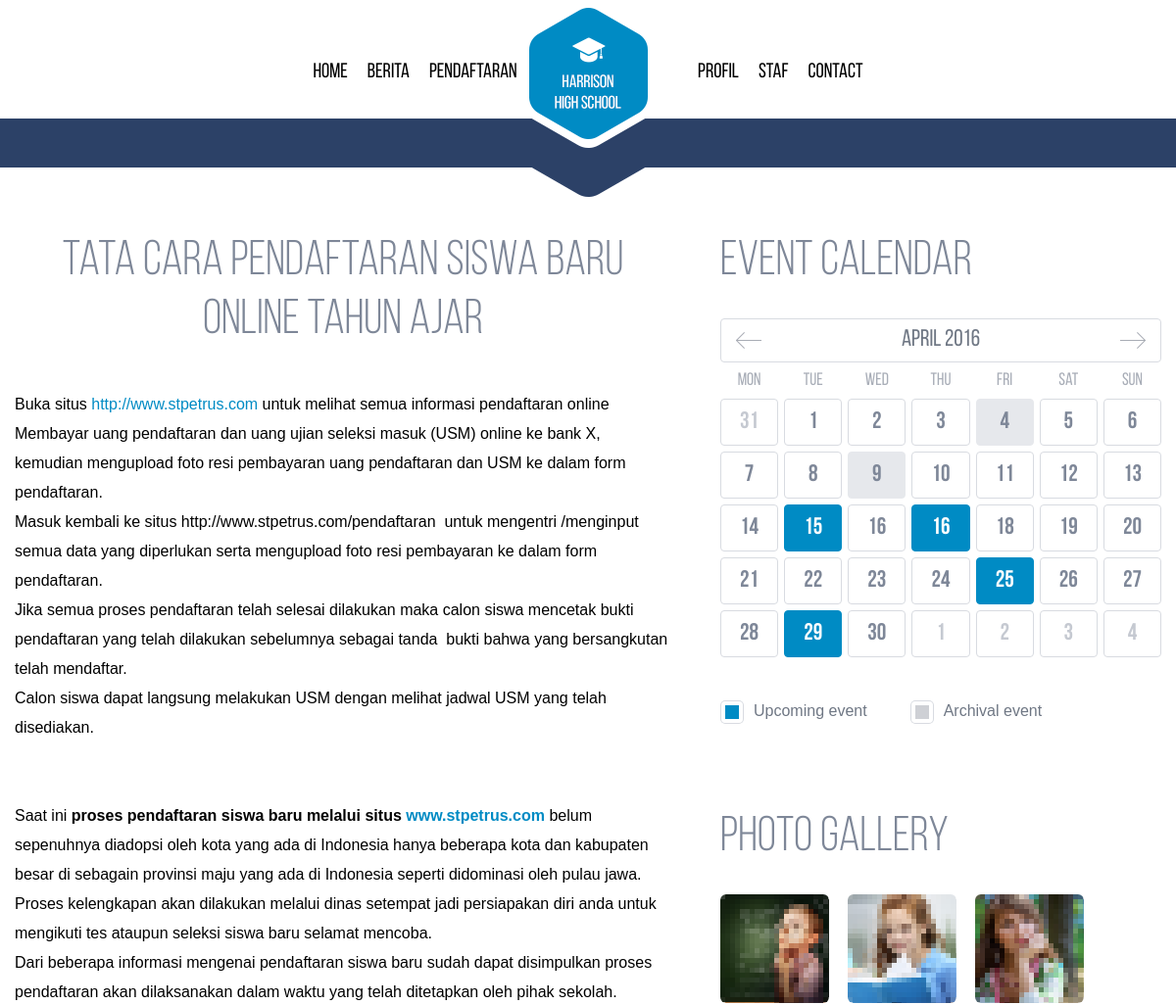
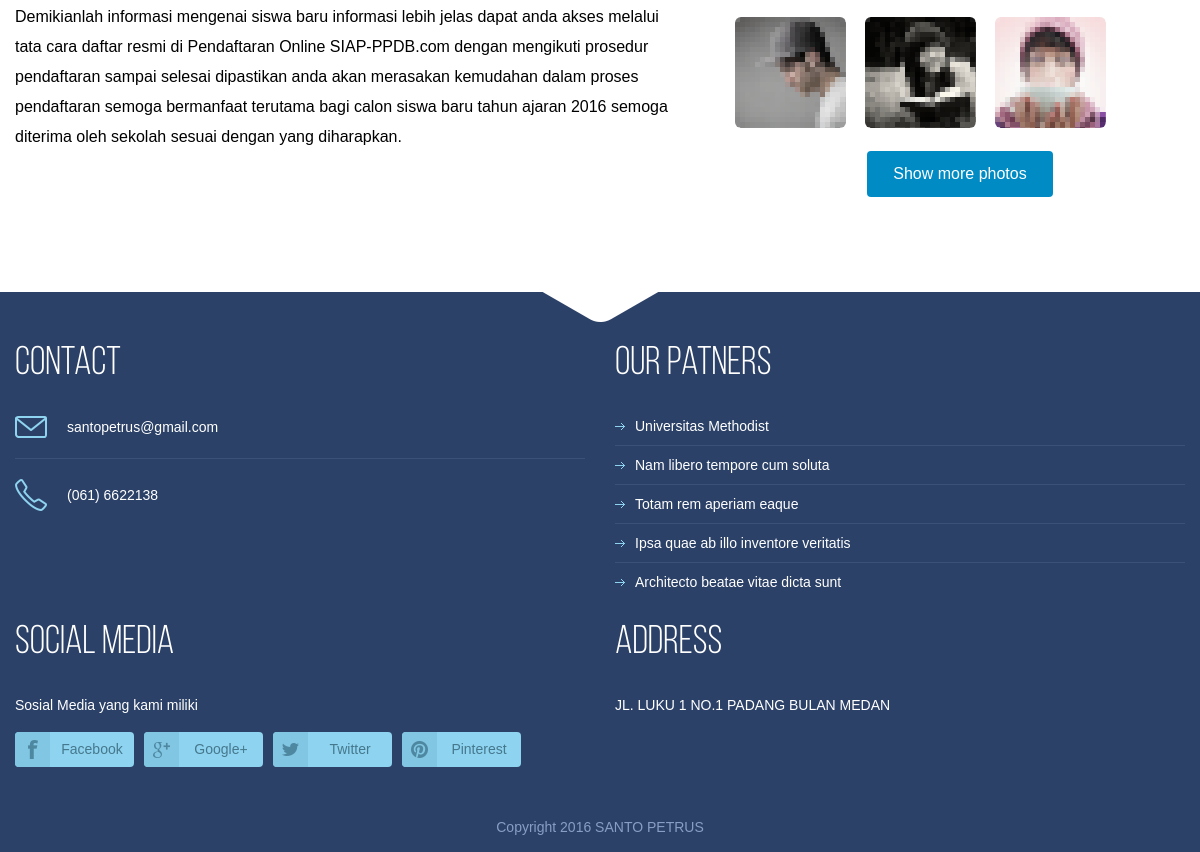
The app's page /single.php?id=5 with its own data (2 pictures, top to bottom).
### tables this page shows
CREATE TABLE IF NOT EXISTS `sekolah` (
  `id` int(11) NOT NULL,
  `judul` varchar(50) NOT NULL,
  `isi` text NOT NULL,
  `waktu` timestamp NOT NULL DEFAULT CURRENT_TIMESTAMP
);

### function/sekolah.php (called while the page is built, shortened)
<?php
function tampilkan_per_id($id)
	{
		global $link;
		$query = "SELECT * FROM sekolah WHERE id=$id";
		$result = mysqli_query($link, $query) or die('gagal menampilkan');
         return $result;
	}
 ?>

### single.php (the view, shortened to what this page needs)
<!DOCTYPE html>
 <html lang="en">
<head>
    <link rel="stylesheet" media="all" href="css/style.css">
</head>
<body>
    <?php
    require_once "view/header.php";
    $id = $_GET['id'];
    if (isset($_GET['id'])) {
        $article = tampilkan_per_id($id);
        while ($row= mysqli_fetch_assoc($article))
        {
            $judul_awal = $row['judul'];
            $konten_awal = $row['isi'];
        }
    }
     ?>
<div class="divider"></div>
  <div class="content">
        <div class="container">
            <div class="main-content">
                <h2 id="judul_single">
                    <?= $judul_awal; ?>
                    </h2>
                     <p id="isi_single">
                     <h5 class="i"> <?= $konten_awal; ?></h5>
                     </p>
            </div>
              <aside id="sidebar">
                <div class="widget clearfix calendar">
                    <h2>Event calendar</h2>
                    <div class="head">
                        <a class="prev" href="#"></a>
                        <a class="next" href="#"></a>
                        <h4>April 2016</h4>
                    </div>
                    <div class="table">
                        <table>
                            <tr>
                                <th class="col-1">Mon</th>
                                <th class="col-2">Tue</th>
                                <th class="col-3">Wed</th>
                                <th class="col-4">Thu</th>
                                <th class="col-5">Fri</th>
                                <th class="col-6">Sat</th>
                                <th class="col-7">Sun</th>
                            </tr>
                            <tr>
                                <td class="col-1 disable"><div>31</div></td>
                                <td class="col-2"><div>1</div></td>
                                <td class="col-3"><div>2</div></td>
                                <td class="col-4"><div>3</div></td>
                                <td class="col-5 archival"><div>4</div></td>
                                <td class="col-6"><div>5</div></td>
                                <td class="col-7"><div>6</div></td>
                            </tr>
                            <tr>
                                <td class="col-1"><div>7</div></td>
                                <td class="col-2"><div>8</div></td>
                                <td class="col-3 archival"><div>9</div></td>
                                <td class="col-4"><div>10</div></td>
                                <td class="col-5"><div>11</div></td>
                                <td class="col-6"><div>12</div></td>
                                <td class="col-7"><div>13</div></td>
                            </tr>
                            <tr>
                                <td class="col-1"><div>14</div></td>
                                <td class="col-2 upcoming"><div>15</div></td>
                                <td class="col-3"><div>16</div></td>
                                <td class="col-4 upcoming"><div>16</div></td>
                                <td class="col-5"><div>18</div></td>
                                <td class="col-6"><div>19</div></td>
                                <td class="col-7"><div>20</div></td>
                            </tr>
                            <tr>
                                <td class="col-1"><div>21</div></td>
                                <td class="col-2"><div>22</div></td>
                                <td class="col-3"><div>23</div></td>
                                <td class="col-4"><div>24</div></td>
                                <td class="col-5 upcoming"><div>25</div></td>
                                <td class="col-6"><div>26</div></td>
                                <td class="col-7"><div>27</div></td>
                            </tr>
                            <tr>
                                <td class="col-1"><div>28</div></td>
                                <td class="col-2 upcoming"><div>29</div></td>
                                <td class="col-3"><div>30</div></td>
                                <td class="col-4 disable"><div>1</div></td>
                                <td class="col-5 disable"><div>2</div></td>
                                <td class="col-6 disable"><div>3</div></td>
                                <td class="col-7 disable"><div>4</div></td>
                            </tr>
                        </table>
                    </div>
                    <div class="note">
                        <p class="upcoming-note">Upcoming event</p>
                        <p class="archival-note">Archival event</p>
                    </div>
                </div>
                <div class="widget list">
                    <h2>Photo gallery</h2>
                    <ul>
                        <li><a href="#"><img src="images/4.png" alt=""></a></li>
                        <li><a href="#"><img src="images/4_2.png" alt=""></a></li>
                        <li><a href="#"><img src="images/4_3.png" alt=""></a></li>
                        <li><a href="#"><img src="images/4_4.png" alt=""></a></li>
                        <li><a href="#"><img src="images/4_5.png" alt=""></a></li>
                        <li><a href="#"><img src="images/4_6.png" alt=""></a></li>
                    </ul>
                    <div class="btn-holder">
                        <a class="btn blue" href="#">Show more photos</a>
                    </div>
                </div>
        </aside>
        </div>
    </div>
</body>
    <?php
    require_once "view/footer.php"
     ?>
</html>

### records on screen
sekolah: judul "Tata Cara Pendaftaran Siswa Baru Online Tahun Ajar", isi "Buka situs http://www.stpetrus.com untuk melihat semua informasi pendaftaran online Membayar uang pendaftaran dan uang ujian seleksi masuk (USM) online ke bank X, kemudian mengupload foto resi pembayaran uang pendaftaran dan USM ke dalam form pendaftaran. Masuk kembali ke situs http://www.stpetrus.com/pendaftaran untuk mengentri /menginput semua data yang diperlukan serta mengupload foto resi pembayaran ke dalam form pendaftaran. Jika semua proses pendaftaran telah selesai dilakukan maka calon siswa mencetak bukti pendaftaran yang telah dilakukan sebelumnya sebagai tanda bukti bahwa yang bersangkutan telah mendaftar. Calon siswa dapat langsung melakukan USM dengan melihat jadwal USM yang…"
